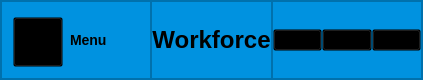
        <widget class="QFrame" name="header">
         <property name="minimumSize">
          <size>
           <width>0</width>
           <height>80</height>
          </size>
         </property>
         <property name="maximumSize">
          <size>
           <width>16777215</width>
           <height>70</height>
          </size>
         </property>
         <property name="styleSheet">
          <string notr="true">QFrame
{
	background: #0092E0;

}</string>
         </property>
         <property name="frameShape">
          <enum>QFrame::StyledPanel</enum>
         </property>
         <property name="frameShadow">
          <enum>QFrame::Raised</enum>
         </property>
         <layout class="QHBoxLayout" name="horizontalLayout_3">
          <property name="spacing">
           <number>0</number>
          </property>
          <property name="leftMargin">
           <number>0</number>
          </property>
          <property name="topMargin">
           <number>0</number>
          </property>
          <property name="rightMargin">
           <number>0</number>
          </property>
          <property name="bottomMargin">
           <number>0</number>
          </property>
          <item>
           <widget class="QFrame" name="menu_handle">
            <property name="minimumSize">
             <size>
              <width>150</width>
              <height>0</height>
             </size>
            </property>
            <property name="maximumSize">
             <size>
              <width>40</width>
              <height>16777215</height>
             </size>
            </property>
            <property name="frameShape">
             <enum>QFrame::StyledPanel</enum>
            </property>
            <property name="frameShadow">
             <enum>QFrame::Raised</enum>
            </property>
            <layout class="QHBoxLayout" name="horizontalLayout_4">
             <property name="spacing">
              <number>7</number>
             </property>
             <property name="leftMargin">
              <number>11</number>
             </property>
             <property name="topMargin">
              <number>11</number>
             </property>
             <property name="rightMargin">
              <number>11</number>
             </property>
             <property name="bottomMargin">
              <number>11</number>
             </property>
             <item>
              <widget class="QPushButton" name="m_button">
               <property name="sizePolicy">
                <sizepolicy hsizetype="Fixed" vsizetype="Fixed">
                 <horstretch>50</horstretch>
                 <verstretch>50</verstretch>
                </sizepolicy>
               </property>
               <property name="minimumSize">
                <size>
                 <width>50</width>
                 <height>50</height>
                </size>
               </property>
               <property name="maximumSize">
                <size>
                 <width>45</width>
                 <height>45</height>
                </size>
               </property>
               <property name="styleSheet">
                <string notr="true">QPushButton
{
	background-color: transparent;
}

QPushButton::hover
{
	background-color: #CAF0F8;
}
</string>
               </property>
               <property name="text">
                <string/>
               </property>
               <property name="icon">
                <iconset resource="pic.qrc">
                 <normaloff>:/picture/picture/menu.png</normaloff>:/picture/picture/menu.png</iconset>
               </property>
               <property name="iconSize">
                <size>
                 <width>40</width>
                 <height>40</height>
                </size>
               </property>
               <property name="autoDefault">
                <bool>false</bool>
               </property>
               <property name="default">
                <bool>false</bool>
               </property>
              </widget>
             </item>
             <item>
              <widget class="QLabel" name="menu_label">
               <property name="text">
                <string>&lt;h3&gt;Menu&lt;/h3&gt;</string>
               </property>
              </widget>
             </item>
            </layout>
           </widget>
          </item>
          <item>
           <widget class="QFrame" name="title_block">
            <property name="frameShape">
             <enum>QFrame::StyledPanel</enum>
            </property>
            <property name="frameShadow">
             <enum>QFrame::Raised</enum>
            </property>
            <layout class="QVBoxLayout" name="verticalLayout_12">
             <property name="spacing">
              <number>0</number>
             </property>
             <property name="leftMargin">
              <number>0</number>
             </property>
             <property name="topMargin">
              <number>0</number>
             </property>
             <property name="rightMargin">
              <number>0</number>
             </property>
             <property name="bottomMargin">
              <number>0</number>
             </property>
             <item>
              <widget class="QLabel" name="ui_title">
               <property name="text">
                <string>&lt;h1&gt;Workforce&lt;/h1&gt;</string>
               </property>
               <property name="alignment">
                <set>Qt::AlignCenter</set>
               </property>
              </widget>
             </item>
            </layout>
           </widget>
          </item>
          <item>
           <widget class="QFrame" name="navigation">
            <property name="minimumSize">
             <size>
              <width>150</width>
              <height>0</height>
             </size>
            </property>
            <property name="maximumSize">
             <size>
              <width>150</width>
              <height>16777215</height>
             </size>
            </property>
            <property name="frameShape">
             <enum>QFrame::StyledPanel</enum>
            </property>
            <property name="frameShadow">
             <enum>QFrame::Raised</enum>
            </property>
            <layout class="QHBoxLayout" name="horizontalLayout_5">
             <property name="spacing">
              <number>0</number>
             </property>
             <property name="leftMargin">
              <number>0</number>
             </property>
             <property name="topMargin">
              <number>0</number>
             </property>
             <property name="rightMargin">
              <number>0</number>
             </property>
             <property name="bottomMargin">
              <number>0</number>
             </property>
             <item>
              <widget class="QPushButton" name="hide_button">
               <property name="styleSheet">
                <string notr="true">QPushButton
{
	background-color: transparent;
}

QPushButton::hover
{
	background-color: #CAF0F8;
}
</string>
               </property>
               <property name="icon">
                <iconset resource="pic.qrc">
                 <normaloff>:/picture/picture/hide.png</normaloff>:/picture/picture/hide.png</iconset>
               </property>
               <property name="iconSize">
                <size>
                 <width>30</width>
                 <height>30</height>
                </size>
               </property>
              </widget>
             </item>
             <item>
              <widget class="QPushButton" name="resize_button">
               <property name="styleSheet">
                <string notr="true">QPushButton
{
	background-color: transparent;
}

QPushButton::hover
{
	background-color: #CAF0F8;
}
</string>
               </property>
               <property name="icon">
                <iconset resource="pic.qrc">
                 <normaloff>:/picture/picture/resize.png</normaloff>:/picture/picture/resize.png</iconset>
               </property>
               <property name="iconSize">
                <size>
                 <width>30</width>
                 <height>30</height>
                </size>
               </property>
               <property name="checkable">
                <bool>true</bool>
               </property>
              </widget>
             </item>
             <item>
              <widget class="QPushButton" name="close_button">
               <property name="styleSheet">
                <string notr="true">QPushButton
{
	background-color: transparent;
}

QPushButton::hover
{
	background-color: #CAF0F8;
}
</string>
               </property>
               <property name="icon">
                <iconset resource="pic.qrc">
                 <normaloff>:/picture/picture/close.png</normaloff>:/picture/picture/close.png</iconset>
               </property>
               <property name="iconSize">
                <size>
                 <width>30</width>
                 <height>30</height>
                </size>
               </property>
              </widget>
             </item>
            </layout>
           </widget>
          </item>
         </layout>
        </widget>
